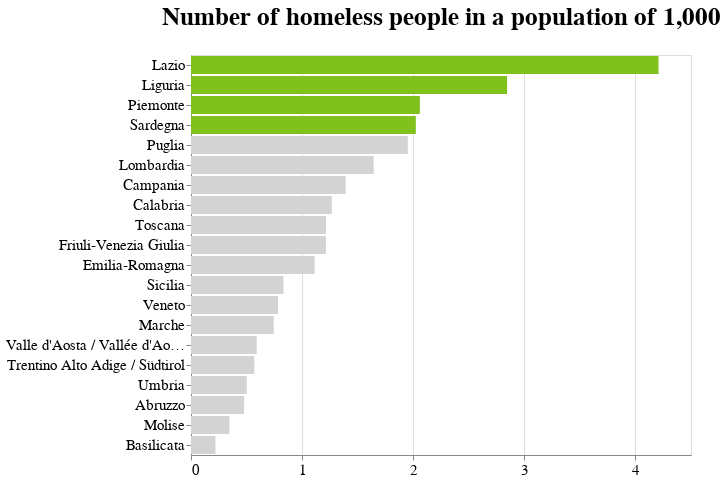

The cell this chart's notebook holds for it:
### Code cell
chart = alt.Chart(df3).mark_bar().encode(
    y = alt.Y('Territory', sort='-x', axis=alt.Axis(title='')),
    x = alt.X('Ratio', axis=alt.Axis(tickCount=4,title='')),
    color=alt.condition(alt.datum.Ratio > 2, alt.value(iColor), alt.value('lightgray'))
   
).properties(width=500,title='Number of homeless people in a population of 1,000')

configure_layout(chart)

### Figure 1 — Vega-Lite specification as saved in the notebook (floating-point values rounded to 4 significant figures)
{"config": {"view": {"continuousWidth": 400, "continuousHeight": 300}, "axis": {"labelFontSize": 15, "titleFontSize": 20}, "legend": {"labelFontSize": 15, "titleFontSize": 20}, "title": {"fontSize": 25, "offset": 25}}, "data": {"name": "data-6f1016a855a1815fe822fd0b44ed65d6"}, "mark": "bar", "encoding": {"color": {"condition": {"value": "#80C11E", "test": "(datum.Ratio > 2)"}, "value": "lightgray"}, "x": {"axis": {"tickCount": 4, "title": ""}, "field": "Ratio", "type": "quantitative"}, "y": {"axis": {"title": ""}, "field": "Territory", "sort": "-x", "type": "nominal"}}, "title": "Number of homeless people in a population of 1,000", "width": 500, "$schema": "https://vega.github.io/schema/vega-lite/v4.17.0.json", "datasets": {"data-6f1016a855a1815fe822fd0b44ed65d6": [{"ITTER107": "ITF1", "Value_pop": 1275950, "Territory": "Abruzzo", "Value_hom": 610, "Ratio": 0.4781}, {"ITTER107": "ITF5", "Value_pop": 541168, "Territory": "Basilicata", "Value_hom": 119, "Ratio": 0.2199}, {"ITTER107": "ITF6", "Value_pop": 1855454, "Territory": "Calabria", "Value_hom": 2351, "Ratio": 1.267}, {"ITTER107": "ITF3", "Value_pop": 5624420, "Territory": "Campania", "Value_hom": 7828, "Ratio": 1.392}, {"ITTER107": "ITD5", "Value_pop": 4425366, "Territory": "Emilia-Romagna", "Value_hom": 4926, "Ratio": 1.113}, {"ITTER107": "ITD4", "Value_pop": 1194647, "Territory": "Friuli-Venezia Giulia", "Value_hom": 1451, "Ratio": 1.215}, {"ITTER107": "ITE4", "Value_pop": 5714882, "Territory": "Lazio", "Value_hom": 24049, "Ratio": 4.208}, {"ITTER107": "ITC3", "Value_pop": 1509227, "Territory": "Liguria", "Value_hom": 4293, "Ratio": 2.845}, {"ITTER107": "ITC4", "Value_pop": 9943004, "Territory": "Lombardia", "Value_hom": 16346, "Ratio": 1.644}, {"ITTER107": "ITE3", "Value_pop": 1487150, "Territory": "Marche", "Value_hom": 1107, "Ratio": 0.7444}, {"ITTER107": "ITF2", "Value_pop": 292150, "Territory": "Molise", "Value_hom": 101, "Ratio": 0.3457}, {"ITTER107": "ITC1", "Value_pop": 4256350, "Territory": "Piemonte", "Value_hom": 8766, "Ratio": 2.06}, {"ITTER107": "ITF4", "Value_pop": 3922941, "Territory": "Puglia", "Value_hom": 7655, "Ratio": 1.951}, {"ITTER107": "ITG2", "Value_pop": 1587413, "Territory": "Sardegna", "Value_hom": 3212, "Ratio": 2.023}, {"ITTER107": "ITG1", "Value_pop": 4833329, "Territory": "Sicilia", "Value_hom": 4023, "Ratio": 0.8323}, {"ITTER107": "ITE1", "Value_pop": 3663191, "Territory": "Toscana", "Value_hom": 4450, "Ratio": 1.215}, {"ITTER107": "ITDA", "Value_pop": 1073574, "Territory": "Trentino Alto Adige / Südtirol", "Value_hom": 612, "Ratio": 0.5701}, {"ITTER107": "ITE2", "Value_pop": 858812, "Territory": "Umbria", "Value_hom": 431, "Ratio": 0.5019}, {"ITTER107": "ITC2", "Value_pop": 123360, "Territory": "Valle d'Aosta / Vallée d'Aoste", "Value_hom": 73, "Ratio": 0.5918}, {"ITTER107": "ITD3", "Value_pop": 4847745, "Territory": "Veneto", "Value_hom": 3794, "Ratio": 0.7826}]}}
